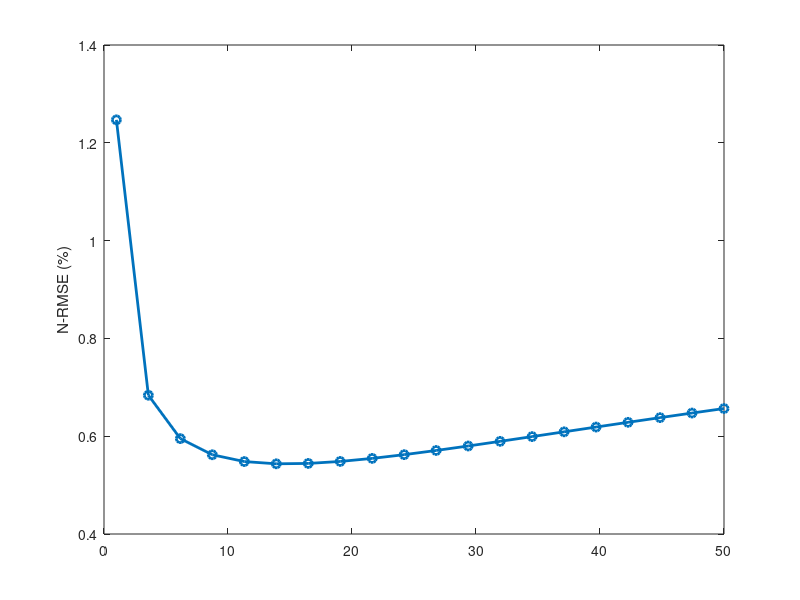

The MATLAB source for this figure: (Note: this script raises an error after producing the figure.)
clear all;
nodes_dataset = '/Volumes/msrl/users/samuelch/datasets/cmag_calibration/mpem_synthetic_4_h5/';

% [eps_v, scores, cond_numbers] = get_eps_score(nodes_dataset, 0);
% save('data/eps_score/RBF-3D_4.mat', 'eps_v', 'scores', 'cond_numbers');
% 
% [eps_v, scores, cond_numbers] = get_eps_score(nodes_dataset, 1);
% save('data/eps_score/RBF-MQ-3D_4.mat', 'eps_v', 'scores', 'cond_numbers');
% 
% [eps_v, scores, cond_numbers] = get_eps_score(nodes_dataset, 2);
% save('data/eps_score/RBF-DF_4.mat', 'eps_v', 'scores', 'cond_numbers');
% 
% [eps_v, scores, cond_numbers] = get_eps_score(nodes_dataset, 3);
% save('data/eps_score/RBF-MQ-DF_4.mat', 'eps_v', 'scores', 'cond_numbers');

colors = [0.882,0.416,0.525;
          0.722,0.541,0.000;
          0.314,0.639,0.082;
          0.000,0.678,0.604;
          0.000,0.604,0.871;
          0.784,0.427,0.843;
          0.882,0.416,0.525];

load('data/eps_score/RBF-MQ-3D_4.mat');

fh = figure;
plot(eps_v, scores, '-o', 'LineWidth', 2.0);
ylabel('N-RMSE (%)');
yyaxis 'right';
ylabel('condition number');
plot(eps_v, cond_numbers);
xlabel('Eps');

% opt.XLabel = 'Grid Size';
% opt.YLabel = 'Best Eps';
opt.Markers = {'+', '*', 'x'};
opt.BoxDim = [3.45/2, 2.1];
opt.FontName = 'Helvetica';
opt.AxisLineWidth = 1.5;
opt.FontSize = 8;
opt.Colors = colors;

%opt.FileName = 'figures/best_eps.eps';

setPlotProp(opt, fh);

export_fig(fh, 'figures/eps_score_RBF-MQ-3D.pdf');